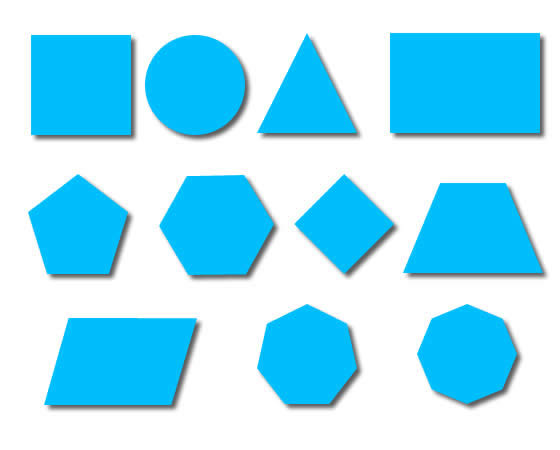
#> input picture test1.jpg, 560 x 450 px
$ jupyter execute image_analysis.ipynb   (shell and % lines are left out)
#> lines starting #> are read from the running program, lines starting #| are printed output that depends on the picture; after the words box and inside, x2 and y2 are one past the last pixel; in counts of white or black regions, pixels touching at a corner belong together
### Image analysis

Before we talk about image analysis, and libraries such as OpenCV, we must talk about a library called NumPy.

#### What is NumPy?

Essentially, it is a library that allows you to (efficiently) manage and manipulate multi-dimensional arrays.

If you've taken matrix theory, or are familiar with matrices, you many helpful standard functions. Lets consider the following multidimensional array:

[cell 1]
import numpy
import random

my_list = [random.randint(0, 100) for _ in range(20)]
print(my_list)

nd_list = numpy.array(my_list)
nd_list = numpy.reshape(nd_list, (4, 5))
display(nd_list)

[cell 2]
nd_list = nd_list.transpose()
display(nd_list)

[cell 3]
nd_list = nd_list * [4, 8, 12, 16]
display(nd_list)

[cell 4]
nd_list = nd_list.dot([4, 8, 12, 16])
print(nd_list)

You may be wondering why NumPy is important. Well, as many of you know, an image is multi-dimensional (as in, not 1D). For a single image, what do you think the dimension of the array would be?

#### OpenCV

Now, we can get started with OpenCV. There's some cool things you can do with OpenCV, such as contouring:

[cell 5]
#insert image here

[cell 6]
import numpy as np
import cv2 as cv
im = cv.imread('test1.jpg')
#> im is the input picture: shape (450, 560, 3); mean B, G, R 248.2, 225.3, 155.8
imgray = cv.cvtColor(im, cv.COLOR_BGR2GRAY)
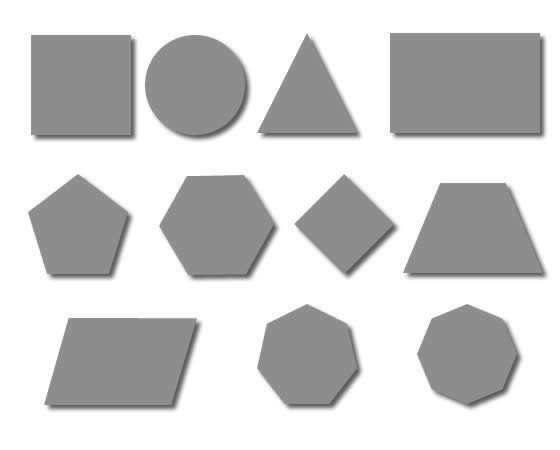
#> imgray: shape (450, 560); min 85, max 255, mean 207.1
ret, thresh = cv.threshold(imgray, 200, 255, 0)
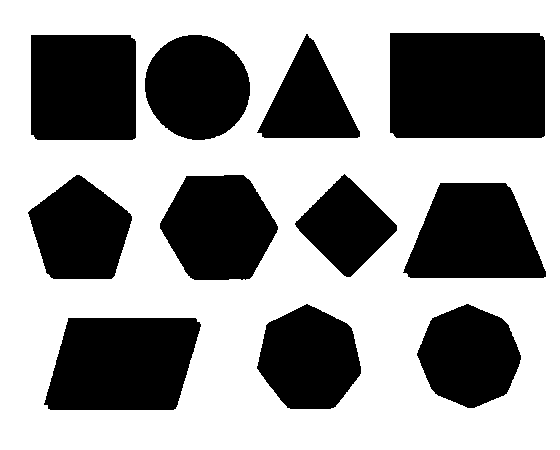
#> thresh: shape (450, 560); 59.3% white; 11 black regions
contours, hierarchy = cv.findContours(thresh, cv.RETR_TREE, cv.CHAIN_APPROX_SIMPLE)
#> contours = 12 contours; largest, box (x1, y1, x2, y2) and area: (0, 0, 560, 450) 250991, (389, 32, 546, 139) 16484, (43, 317, 202, 411) 12494, (30, 34, 137, 141) 11186, (402, 182, 547, 279) 10425

cv.drawContours(im, contours, -1, (0,255,0), 3)
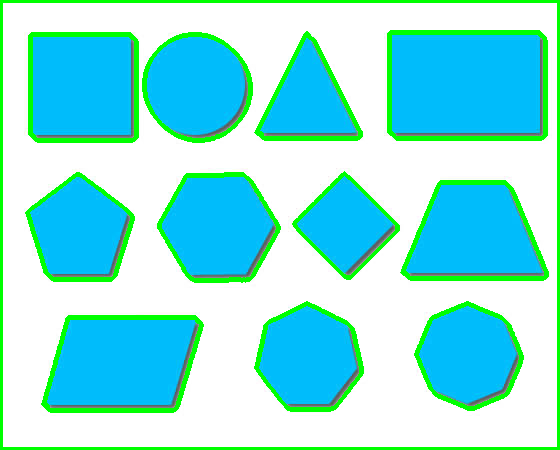
#> im: shape (450, 560, 3); 9.93% of pixels changed, all inside (x1, y1, x2, y2) = (0, 0, 560, 450)
cv.imwrite("ctest1.jpg", im)
#> Out = True

[cell 7]
import matplotlib.pyplot as plt
import matplotlib.image as mpimg

img=mpimg.imread('ctest1.jpg')
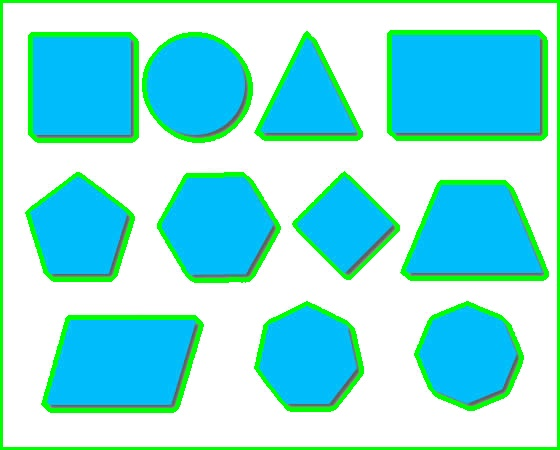
#> img: shape (450, 560, 3); mean R, G, B 135.9, 227, 224.9
plt.imshow(img)
